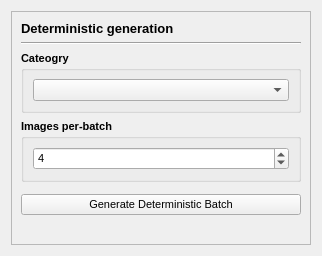
<?xml version="1.0" encoding="UTF-8"?>
<ui version="4.0">
 <class>deterministic_widget</class>
 <widget class="QWidget" name="deterministic_widget">
  <property name="geometry">
   <rect>
    <x>0</x>
    <y>0</y>
    <width>322</width>
    <height>256</height>
   </rect>
  </property>
  <property name="maximumSize">
   <size>
    <width>16777215</width>
    <height>16777215</height>
   </size>
  </property>
  <property name="font">
   <font>
    <pointsize>8</pointsize>
   </font>
  </property>
  <property name="windowTitle">
   <string>Form</string>
  </property>
  <layout class="QGridLayout" name="gridLayout_4">
   <item row="0" column="0">
    <widget class="QScrollArea" name="scrollArea">
     <property name="widgetResizable">
      <bool>true</bool>
     </property>
     <widget class="QWidget" name="scrollAreaWidgetContents">
      <property name="geometry">
       <rect>
        <x>0</x>
        <y>0</y>
        <width>302</width>
        <height>236</height>
       </rect>
      </property>
      <layout class="QGridLayout" name="gridLayout_2">
       <item row="2" column="0">
        <widget class="QGroupBox" name="groupBox_2">
         <property name="font">
          <font>
           <pointsize>8</pointsize>
           <bold>true</bold>
          </font>
         </property>
         <property name="title">
          <string>Cateogry</string>
         </property>
         <layout class="QGridLayout" name="gridLayout_3">
          <item row="0" column="0">
           <widget class="QComboBox" name="category">
            <property name="font">
             <font>
              <pointsize>8</pointsize>
              <bold>true</bold>
             </font>
            </property>
           </widget>
          </item>
         </layout>
        </widget>
       </item>
       <item row="1" column="0">
        <widget class="Line" name="line">
         <property name="orientation">
          <enum>Qt::Horizontal</enum>
         </property>
        </widget>
       </item>
       <item row="4" column="0">
        <widget class="SeedWidget" name="deterministic_seed" native="true"/>
       </item>
       <item row="0" column="0">
        <widget class="QLabel" name="label">
         <property name="font">
          <font>
           <pointsize>10</pointsize>
           <bold>true</bold>
          </font>
         </property>
         <property name="text">
          <string>Deterministic generation</string>
         </property>
        </widget>
       </item>
       <item row="3" column="0">
        <widget class="QGroupBox" name="groupBox">
         <property name="font">
          <font>
           <pointsize>8</pointsize>
           <bold>true</bold>
          </font>
         </property>
         <property name="title">
          <string>Images per-batch</string>
         </property>
         <layout class="QGridLayout" name="gridLayout">
          <item row="0" column="0">
           <widget class="QSpinBox" name="images_per_batch">
            <property name="font">
             <font>
              <pointsize>8</pointsize>
              <bold>false</bold>
             </font>
            </property>
            <property name="minimum">
             <number>1</number>
            </property>
            <property name="maximum">
             <number>16</number>
            </property>
            <property name="value">
             <number>4</number>
            </property>
           </widget>
          </item>
         </layout>
        </widget>
       </item>
       <item row="5" column="0">
        <widget class="QPushButton" name="generate_batches_button">
         <property name="font">
          <font>
           <pointsize>8</pointsize>
          </font>
         </property>
         <property name="text">
          <string>Generate Deterministic Batch</string>
         </property>
        </widget>
       </item>
       <item row="6" column="0">
        <spacer name="verticalSpacer">
         <property name="orientation">
          <enum>Qt::Vertical</enum>
         </property>
         <property name="sizeHint" stdset="0">
          <size>
           <width>20</width>
           <height>7</height>
          </size>
         </property>
        </spacer>
       </item>
      </layout>
     </widget>
    </widget>
   </item>
  </layout>
 </widget>
 <customwidgets>
  <customwidget>
   <class>SeedWidget</class>
   <extends>QWidget</extends>
   <header>airunner/widgets/seed/seed_widget</header>
   <container>1</container>
  </customwidget>
 </customwidgets>
 <resources/>
 <connections>
  <connection>
   <sender>category</sender>
   <signal>currentTextChanged(QString)</signal>
   <receiver>deterministic_widget</receiver>
   <slot>action_text_changed_category(QString)</slot>
   <hints>
    <hint type="sourcelabel">
     <x>59</x>
     <y>92</y>
    </hint>
    <hint type="destinationlabel">
     <x>15</x>
     <y>-12</y>
    </hint>
   </hints>
  </connection>
  <connection>
   <sender>images_per_batch</sender>
   <signal>valueChanged(int)</signal>
   <receiver>deterministic_widget</receiver>
   <slot>action_value_changed_images_per_batch(int)</slot>
   <hints>
    <hint type="sourcelabel">
     <x>155</x>
     <y>166</y>
    </hint>
    <hint type="destinationlabel">
     <x>93</x>
     <y>-13</y>
    </hint>
   </hints>
  </connection>
  <connection>
   <sender>generate_batches_button</sender>
   <signal>clicked()</signal>
   <receiver>deterministic_widget</receiver>
   <slot>action_clicked_button_generate_batch()</slot>
   <hints>
    <hint type="sourcelabel">
     <x>96</x>
     <y>239</y>
    </hint>
    <hint type="destinationlabel">
     <x>115</x>
     <y>-5</y>
    </hint>
   </hints>
  </connection>
 </connections>
 <slots>
  <slot>action_text_changed_category(QString)</slot>
  <slot>action_value_changed_images_per_batch(int)</slot>
  <slot>action_clicked_button_generate_batch()</slot>
 </slots>
</ui>
